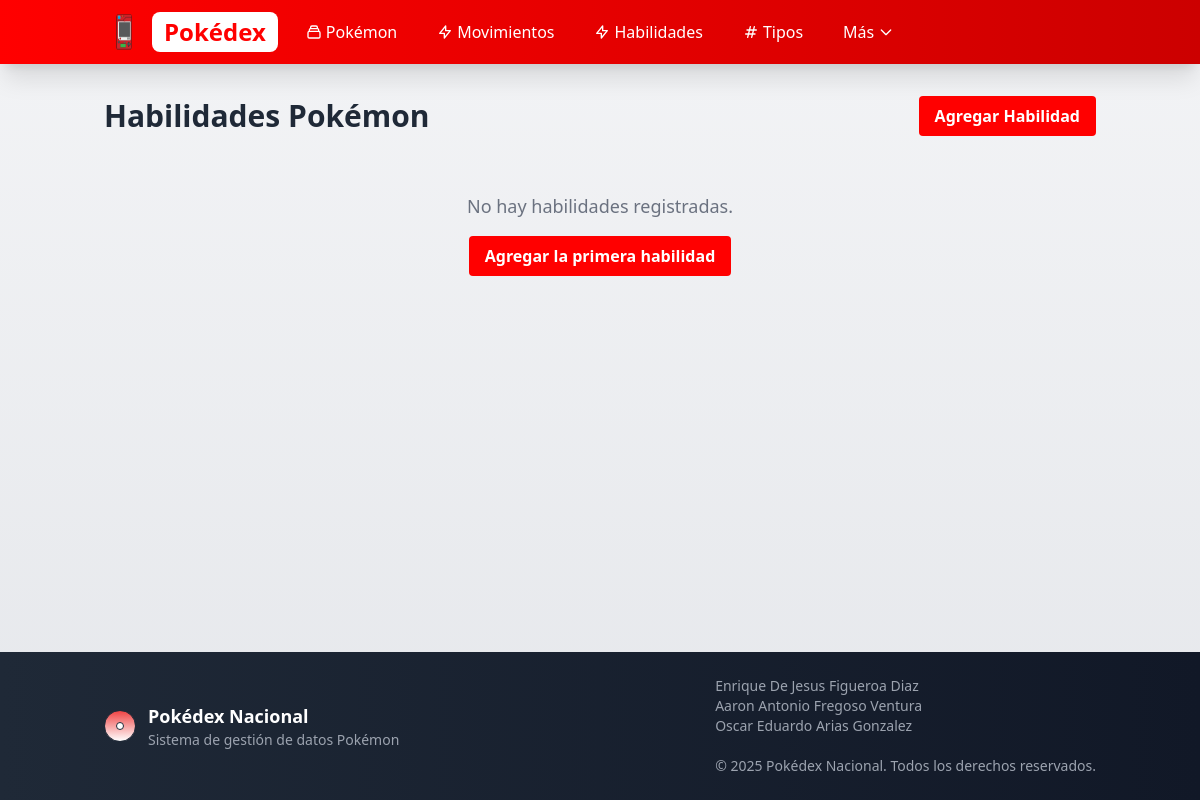
Page /habilidades/ on the earlier database version.
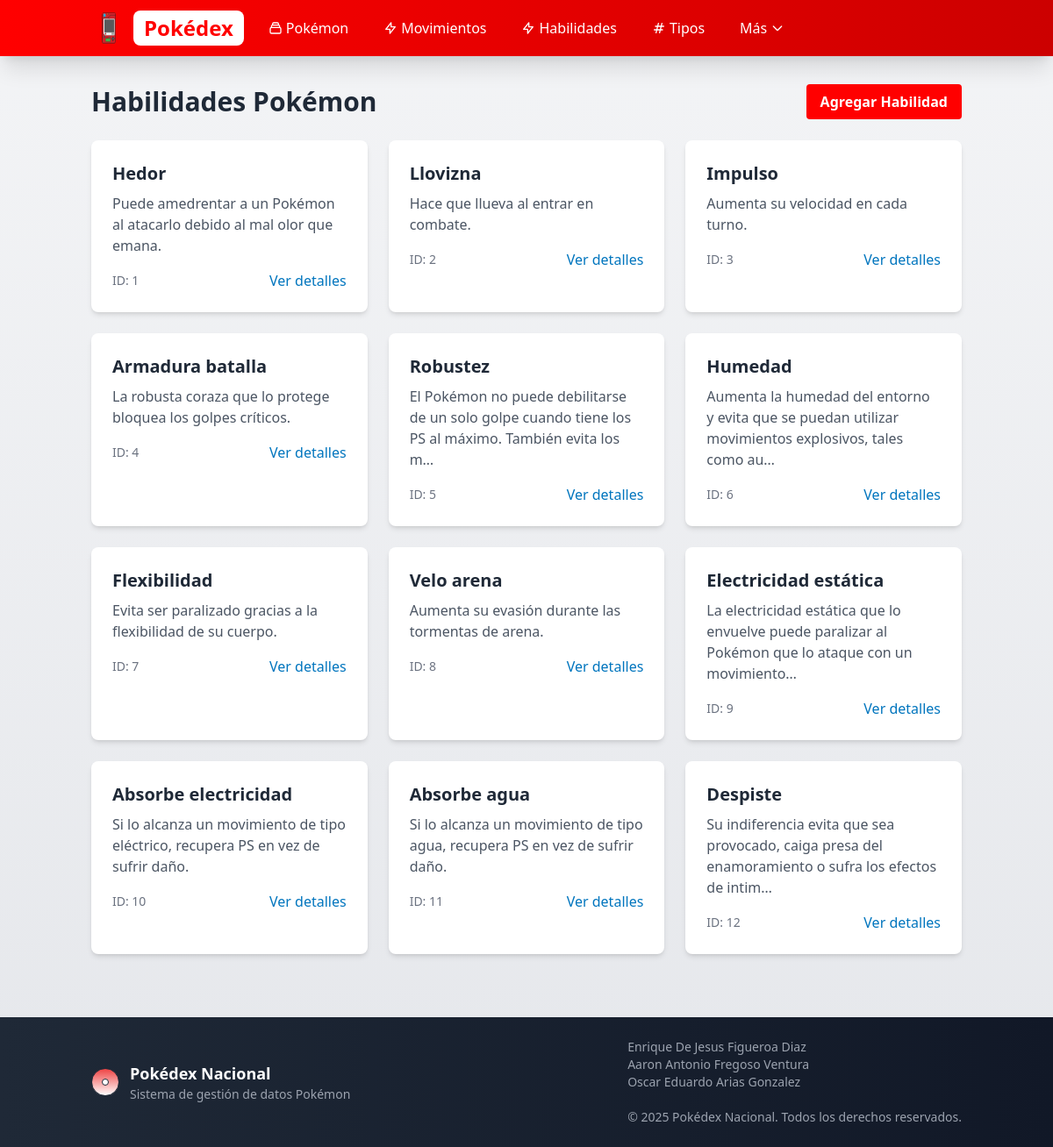
Same page on the later database version.
### pokedex/models.py (models this page shows, shortened)
class Habilidad(models.Model):
    Nombre_Habilidad = models.CharField(max_length=100, unique=True)
    Descripcion = models.TextField(blank=True, null=True)
    class Meta:
        verbose_name = "Habilidad"
        verbose_name_plural = "Habilidades"

### pokedex/views.py (the view)
# urls.py: path('habilidades/', views.HabilidadListView.as_view(), name='habilidad_list'),
class HabilidadListView(generic.ListView):
    model = Habilidad
    template_name = 'pokedex/habilidad_list.html'
    context_object_name = 'habilidades'
    def render_to_response(self, context, **response_kwargs):
        if self.request.path.startswith('/api/'):
            habilidades = list(self.get_queryset().values())
            return JsonResponse(habilidades, safe=False)
        return super().render_to_response(context, **response_kwargs)

### pokedex/templates/pokedex/habilidad_list.html (shortened to what this page needs)
{% extends 'pokedex/base.html' %}
{% load static %}
{% block content %}
<div class="container mx-auto px-4 py-8">
    <div class="flex justify-between items-center mb-6">
        <h1 class="text-3xl font-bold text-gray-800">Habilidades Pokémon</h1>
        <a href="{% url 'habilidad_create' %}" class="bg-pokemon-red hover:bg-red-700 text-white font-bold py-2 px-4 rounded">
            Agregar Habilidad
        </a>
    </div>
    <div class="grid grid-cols-1 md:grid-cols-2 lg:grid-cols-3 gap-6">
        {% for habilidad in habilidades %}
        <div class="bg-white rounded-lg shadow-md overflow-hidden hover:shadow-lg transition-shadow duration-300">
            <div class="p-6">
                <h2 class="text-xl font-semibold text-gray-800 mb-2">{{ habilidad.Nombre_Habilidad }}</h2>
                {% if habilidad.Descripcion %}
                <p class="text-gray-600 mb-4">{{ habilidad.Descripcion|truncatechars:100 }}</p>
                {% else %}
                <p class="text-gray-500 italic mb-4">Sin descripción disponible</p>
                {% endif %}
                <div class="flex justify-between items-center mt-4">
                    <span class="text-sm text-gray-500">ID: {{ habilidad.id }}</span>
                    <a href="{% url 'habilidad_detail' habilidad.id %}" class="text-pokemon-blue hover:text-blue-700">Ver detalles</a>
                </div>
            </div>
        </div>
        {% empty %}
        <div class="col-span-3 text-center py-8">
            <p class="text-gray-500 text-lg">No hay habilidades registradas.</p>
            <a href="{% url 'habilidad_create' %}" class="inline-block mt-4 bg-pokemon-red hover:bg-red-700 text-white font-bold py-2 px-4 rounded">
                Agregar la primera habilidad
            </a>
        </div>
        {% endfor %}
    </div>
</div>
{% endblock %}

### pokedex/templates/pokedex/base.html (shortened to what this page needs)
<!DOCTYPE html>
{% load static %}
<html lang="es">
<head>
    <script src="https://cdn.tailwindcss.com"></script>
</head>
<body class="bg-gradient-to-b from-gray-100 to-gray-200 min-h-screen flex flex-col">
    <nav class="bg-gradient-to-r from-pokemon-red to-pokemon-dark-red text-white shadow-xl">
        <div class="container mx-auto px-4 py-3">
            <div class="flex justify-between items-center">
                <div class="flex items-center space-x-4">
                    <a href="{% url 'index' %}" class="flex items-center">
                        <img src="{% static 'pokedex/images/pokedex.png' %}" alt="Pokéball Logo" class="w-10 h-10 mr-2">
                        <span class="text-2xl font-bold bg-white text-pokemon-red px-3 py-1 rounded-lg transform hover:scale-105 transition-transform duration-200">Pokédex</span>
                    </a>
                    <div class="hidden md:flex space-x-4">
                        <a href="{% url 'pokemon_list' %}" class="group flex items-center hover:bg-red-700 px-3 py-1 rounded-md transition-colors">
                            <span>Pokémon</span>
                        </a>
                        <a href="{% url 'movimiento_list' %}" class="group flex items-center hover:bg-red-700 px-3 py-1 rounded-md transition-colors">
                            <svg xmlns="http://www.w3.org/2000/svg" class="h-4 w-4 mr-1" fill="none" viewBox="0 0 24 24" stroke="currentColor">
                                <path stroke-linecap="round" stroke-linejoin="round" stroke-width="2" d="M13 10V3L4 14h7v7l9-11h-7z" />
                            </svg>
                            <span>Movimientos</span>
                        </a>
                        <a href="{% url 'habilidad_list' %}" class="group flex items-center hover:bg-red-700 px-3 py-1 rounded-md transition-colors">
                            <svg xmlns="http://www.w3.org/2000/svg" class="h-4 w-4 mr-1" fill="none" viewBox="0 0 24 24" stroke="currentColor">
                                <path stroke-linecap="round" stroke-linejoin="round" stroke-width="2" d="M13 10V3L4 14h7v7l9-11h-7z" />
                            </svg>
                            <span>Habilidades</span>
                        </a>
                        <a href="{% url 'tipo_list' %}" class="group flex items-center hover:bg-red-700 px-3 py-1 rounded-md transition-colors">
                            <svg xmlns="http://www.w3.org/2000/svg" class="h-4 w-4 mr-1" fill="none" viewBox="0 0 24 24" stroke="currentColor">
                                <path stroke-linecap="round" stroke-linejoin="round" stroke-width="2" d="M7 20l4-16m2 16l4-16M6 9h14M4 15h14" />
                            </svg>
                            <span>Tipos</span>
                        </a>
                        <div class="relative" x-data="{ open: false }">
                            <button @click="open = !open" class="flex items-center hover:bg-red-700 px-3 py-1 rounded-md transition-colors">
                                <span>Más</span>
                                <svg xmlns="http://www.w3.org/2000/svg" class="h-4 w-4 ml-1" :class="{'transform rotate-180': open}" fill="none" viewBox="0 0 24 24" stroke="currentColor">
                                    <path stroke-linecap="round" stroke-linejoin="round" stroke-width="2" d="M19 9l-7 7-7-7" />
                                </svg>
                            </button>
                        </div>
                    </div>
                </div>
            </div>
        </div>
    </nav>
    <main class="flex-grow">
        {% block content %}{% endblock %}
    </main>
    <footer class="bg-gradient-to-r from-gray-800 to-gray-900 text-white py-6 mt-10">
        <div class="container mx-auto px-4">
            <div class="flex flex-col md:flex-row justify-between items-center">
                <div class="mb-4 md:mb-0 flex items-center">
                    <div class="w-8 h-8 bg-gradient-to-b from-red-500 to-white rounded-full border border-gray-800 relative mr-3">
                        <div class="absolute w-2 h-2 bg-white rounded-full border border-gray-800 top-1/2 left-1/2 transform -translate-x-1/2 -translate-y-1/2"></div>
                    </div>
                    <div>
                        <h3 class="text-lg font-semibold">Pokédex Nacional</h3>
                        <p class="text-sm text-gray-400">Sistema de gestión de datos Pokémon</p>
                    </div>
                </div>
                <div class="text-sm text-gray-400">
                    <p class="text-sm text-gray-400">Enrique De Jesus Figueroa Diaz</p>
                    <p class="text-sm text-gray-400">Aaron Antonio Fregoso Ventura</p>
                    <p class="text-sm text-gray-400">Oscar Eduardo Arias Gonzalez</p><br>
                    &copy; 2025 Pokédex Nacional. Todos los derechos reservados.
                </div>
            </div>
        </div>
    </footer>
</body>
</html>

Differences in the rows shown:
added Habilidad: Nombre_Habilidad "Hedor", Descripcion "Puede amedrentar a un Pokémon al atacarlo debido al mal olor que emana.", id "1"
added Habilidad: Nombre_Habilidad "Llovizna", Descripcion "Hace que llueva al entrar en combate.", id "2"
added Habilidad: Nombre_Habilidad "Impulso", Descripcion "Aumenta su velocidad en cada turno.", id "3"
added Habilidad: Nombre_Habilidad "Armadura batalla", Descripcion "La robusta coraza que lo protege bloquea los golpes críticos.", id "4"
added Habilidad: Nombre_Habilidad "Robustez", Descripcion "El Pokémon no puede debilitarse de un solo golpe cuando tiene los PS al máximo. También evita los m…", id "5"
added Habilidad: Nombre_Habilidad "Humedad", Descripcion "Aumenta la humedad del entorno y evita que se puedan utilizar movimientos explosivos, tales como au…", id "6"
added Habilidad: Nombre_Habilidad "Flexibilidad", Descripcion "Evita ser paralizado gracias a la flexibilidad de su cuerpo.", id "7"
added Habilidad: Nombre_Habilidad "Velo arena", Descripcion "Aumenta su evasión durante las tormentas de arena.", id "8"
added Habilidad: Nombre_Habilidad "Electricidad estática", Descripcion "La electricidad estática que lo envuelve puede paralizar al Pokémon que lo ataque con un movimiento…", id "9"
added Habilidad: Nombre_Habilidad "Absorbe electricidad", Descripcion "Si lo alcanza un movimiento de tipo eléctrico, recupera PS en vez de sufrir daño.", id "10"
added Habilidad: Nombre_Habilidad "Absorbe agua", Descripcion "Si lo alcanza un movimiento de tipo agua, recupera PS en vez de sufrir daño.", id "11"
added Habilidad: Nombre_Habilidad "Despiste", Descripcion "Su indiferencia evita que sea provocado, caiga presa del enamoramiento o sufra los efectos de intim…", id "12"
Other differences:
text no longer shown: "No hay habilidades registradas. Agregar la primera habilidad"
